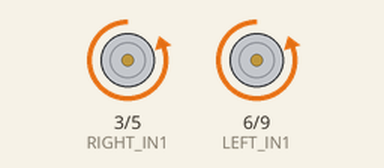
Simulated run of this sketch. Board: Arduino Uno, built with avr-gcc and run on an emulated ATmega328P. On the bench: motor-driver pin pairs drawn as motors (green arrow = first pin HIGH = forward, orange = second pin HIGH = backward, longer = more drive).

Above: at 3.5 s.
At 7.6 s:
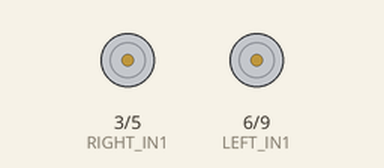
Timing chart, 0 to 11.1 s (numbered marks = the images above):
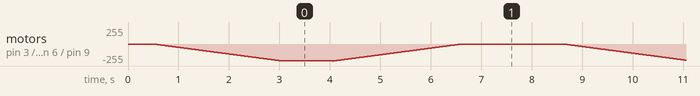

The sketch:

bot_control.ino
```cpp
// Basic sketch for trying out the Adafruit DRV8871 Breakout
#include <Arduino.h>

const int RIGHT_IN1 = 3;
const int RIGHT_IN2 = 5;

const int LEFT_IN1 = 6;
const int LEFT_IN2 = 9;

void setup()
{
  pinMode(RIGHT_IN1, OUTPUT);
  pinMode(RIGHT_IN2, OUTPUT);
  pinMode(LEFT_IN1, OUTPUT);
  pinMode(LEFT_IN2, OUTPUT);
  delay(500);
}

void loop() {

  // ramp up forward
  digitalWrite(LEFT_IN1, LOW);
  digitalWrite(RIGHT_IN1, LOW);
  for (int i=0; i<255; i++) {
    analogWrite(LEFT_IN2, i);
    analogWrite(RIGHT_IN2, i);
    delay(10);
  }

  // forward full speed for one second
  delay(1000);

  // ramp down forward
  for (int i=255; i>=0; i--) {
    analogWrite(LEFT_IN2, i);
    analogWrite(RIGHT_IN2, i);
    delay(10);
  }
  delay(2000);
/*
  // ramp up backward
  digitalWrite(MOTOR_IN2, LOW);
  for (int i=0; i<255; i++) {
    analogWrite(MOTOR_IN1, i);
    delay(10);
  }

  // backward full speed for one second
  delay(1000);

  // ramp down backward
  for (int i=255; i>=0; i--) {
    analogWrite(MOTOR_IN1, i);
    delay(10);
  }
  */
}
```
